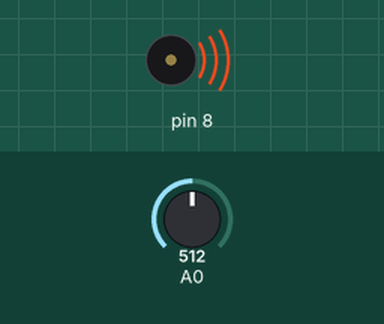
This sketch was run on a simulated Arduino Uno, built with avr-gcc and run on an emulated ATmega328P. On the bench: buzzer (waves = sounding). The inputs (shaded band) are chosen by the test bench; at power-on: A0 = 512.

Above: at 0.05 s.
Timing chart, 0 to 3.0 s (numbered marks = the images above):
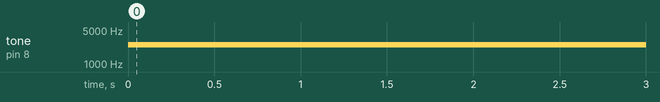

The sketch:

light_sensor_ex2.ino
```cpp
void setup() {
}

void loop() {
  int light = analogRead(A0);
  int hertz = map(light, 0, 1023, 31, 4978);
  tone(8, hertz, 400);
  delay(400);
  noTone(8);
}
```

Measured:
- by itself, tone on pin 8: silent → 2506 Hz at 0.00 s
